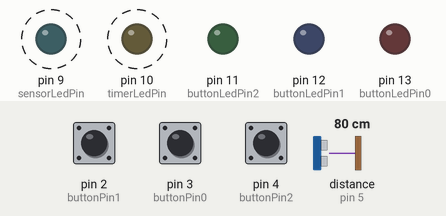
This sketch was run on a simulated Arduino Mega 2560, built with avr-gcc and run on an emulated ATmega2560. On the bench: output pins drawn as LEDs (lit = HIGH). Wiring (from diagram.json): ultrasonic range finder: trigger pin 6; echo pin 5. Dashed ring = blinking. The test bench sets the inputs (shaded band); at power-on: pin 4 (buttonPin2) HIGH, pin 2 (buttonPin1) HIGH, pin 3 (buttonPin0) HIGH, distance to the obstacle (sensor on pin 5) 80 cm. The echo pulse lasts 58.3 µs per cm; pins used as bus, display or sensor lines are not drawn.

Above: at 0.9 s.
1.3 s: pin 4 (buttonPin2) pulled LOW for 3.2 s
At 3.4 s:
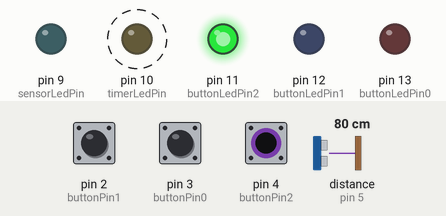
6.0 s: pin 2 (buttonPin1) pulled LOW for 0.15 s
At 6.4 s:
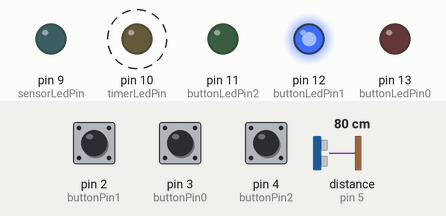
9.0 s: pin 3 (buttonPin0) pulled LOW for 0.15 s
At 9.4 s:
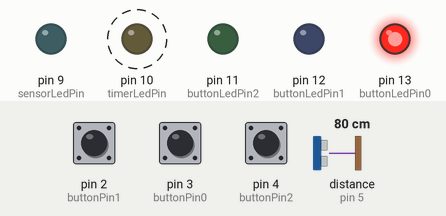
12.0 s: pin 4 (buttonPin2) pulled LOW for 3.2 s
At 15.4 s:
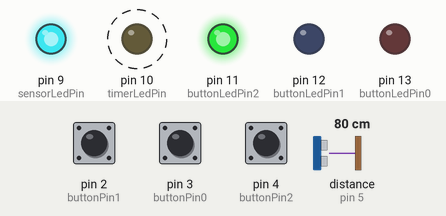
16.7 s: pin 2 (buttonPin1) pulled LOW for 1 s
At 17.51 s:
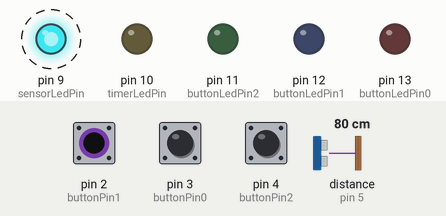
19.7 s: distance to the obstacle (sensor on pin 5) set to 120 cm
At 20.8 s:
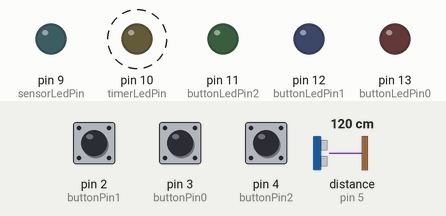
Timing chart, 0 to 23.7 s (numbered marks = the images above; inputs shaded):
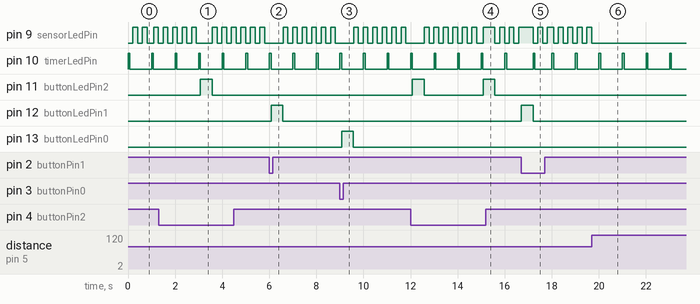

Measured:
- after the input at 1.3 s, pin 11 (buttonLedPin2): LOW → HIGH after 1.8 s, → LOW 0.50 s later
- after the input at 6.0 s, pin 12 (buttonLedPin1): LOW → HIGH after 0.08 s, → LOW 0.50 s later
- after the input at 9.0 s, pin 13 (buttonLedPin0): LOW → HIGH after 0.08 s, → LOW 0.50 s later
- after the input at 12.0 s, pin 11 (buttonLedPin2): alternates HIGH for 0.50 s and LOW for 2.5 s, starting after 0.08 s
- after the input at 16.7 s, pin 12 (buttonLedPin1): LOW → HIGH at once, → LOW 0.50 s later
- after the input at 19.7 s, pin 9 (sensorLedPin): stops changing and stays LOW
- by itself, pin 10 (timerLedPin): alternates HIGH for 0.08 s and LOW for 0.92 s

The sketch:

zadatak1.ino
```cpp
/**
 * @file zadatak1.ino
 *
 * @mainpage Button-LED-Sensor System Example
 *
 * @section description Description
 * This Arduino project controls LEDs based on button presses and sensor data,
 * while using interrupts and debounce logic to ensure accurate button presses.
 *
 * @section hardware Hardware Setup
 * - Button 0 connected to pin 3.
 * - Button 1 connected to pin 2.
 * - Button 2 connected to pin 4.
 * - LEDs connected to pins 13, 12, 11, 10, and 9.
 * - Distance sensor connected to pins 5 (Echo) and 6 (Trig).
 *
 * @section libraries Libraries
 * - Arduino (default Arduino library).
 *
 * @section notes Notes
 * - The project uses debouncing logic for button presses to avoid false triggers.
 * - Timer interrupt is used for periodic actions like LED blinking.
 *
 * @section author Author
 * - Created by Renato Rak on 03/04/2025.
 */

// Libraries
#include <Arduino.h>

// Pin Mapping
const int buttonPin0 = 3;       ///< Pin connected to button 0.
const int buttonPin1 = 2;       ///< Pin connected to button 1.
const int buttonPin2 = 4;       ///< Pin connected to button 2.

const int buttonLedPin0 = 13;   ///< Pin connected to LED for button 0.
const int buttonLedPin1 = 12;   ///< Pin connected to LED for button 1.
const int buttonLedPin2 = 11;   ///< Pin connected to LED for button 2.
const int timerLedPin = 10;     ///< Pin connected to timer LED.
const int sensorLedPin = 9;     ///< Pin connected to sensor LED.

volatile bool isButtonPressed0 = false;  ///< Flag for button 0 press.
volatile bool isButtonPressed1 = false;  ///< Flag for button 1 press.
volatile bool isButtonPressed2 = false;  ///< Flag for button 2 press.

// Debounce configuration
unsigned long lastDebounceTime0 = 0;   ///< Last debounce time for button 0.
unsigned long lastDebounceTime1 = 0;   ///< Last debounce time for button 1.
unsigned long lastDebounceTime2 = 0;   ///< Last debounce time for button 2.
const unsigned long debounceDelay = 3000; ///< Delay for debounce in milliseconds.

// Timer configuration
volatile bool isTimerTriggered = false;  ///< Flag for timer interrupt.

/// Distance sensor configuration
const int echoPin = 5;                ///< Pin connected to Echo of distance sensor.
const int trigPin = 6;                ///< Pin connected to Trig of distance sensor.
const int distanceThreshold = 100;     ///< Distance threshold in cm for sensor.
const int sensorLedBlinkTimeInterval = 200; ///< Blink interval for sensor LED in milliseconds.
volatile long lastSensorBlinkTime = 0; ///< Last time sensor LED blinked.
volatile bool ledState = false;        ///< Current state of the sensor LED.

 /**
  * Interrupt Service Routine (ISR) for button 0 press detection.
  * This function triggers when button 0 is pressed (Falling edge).
  */
void buttonISR0() {
  if (millis() - lastDebounceTime0 > debounceDelay) {
    lastDebounceTime0 = millis();
    isButtonPressed0 = true;
  }
}

/**
 * Interrupt Service Routine (ISR) for button 1 press detection.
 * This function triggers when button 1 is pressed (Falling edge).
 */
void buttonISR1() {
  if (millis() - lastDebounceTime1 > debounceDelay) {
    lastDebounceTime1 = millis();
    isButtonPressed1 = true;
  }
}

/**
 * Timer interrupt handler for periodic tasks.
 * This function is triggered when Timer1 reaches the preset count.
 */
ISR(TIMER1_COMPA_vect) {
  isTimerTriggered = true;
}

/**
 * The setup function is called once at the beginning.
 * It initializes pins, sets up interrupts, and configures the timer.
 */
void setup() {
  Serial.begin(9600);  ///< Initialize serial communication at 9600 baud rate.

  pinMode(buttonPin0, INPUT_PULLUP); ///< Set button pin 0 as input with internal pull-up resistor.
  pinMode(buttonPin1, INPUT_PULLUP); ///< Set button pin 1 as input with internal pull-up resistor.
  pinMode(buttonPin2, INPUT_PULLUP); ///< Set button pin 2 as input with internal pull-up resistor.

  pinMode(buttonLedPin0, OUTPUT);  ///< Set LED pin for button 0 as output.
  pinMode(buttonLedPin1, OUTPUT);  ///< Set LED pin for button 1 as output.
  pinMode(buttonLedPin2, OUTPUT);  ///< Set LED pin for button 2 as output.
  pinMode(timerLedPin, OUTPUT);    ///< Set timer LED pin as output.
  pinMode(sensorLedPin, OUTPUT);   ///< Set sensor LED pin as output.

  pinMode(echoPin, INPUT);  ///< Set Echo pin of distance sensor as input.
  pinMode(trigPin, OUTPUT); ///< Set Trig pin of distance sensor as output.

  attachInterrupt(digitalPinToInterrupt(buttonPin0), buttonISR0, FALLING); ///< Attach interrupt to button 0.
  attachInterrupt(digitalPinToInterrupt(buttonPin1), buttonISR1, FALLING); ///< Attach interrupt to button 1.

  // Timer setup: configure Timer1 for interrupt every 1 second.
  noInterrupts();
  TCCR1A = 0;
  TCCR1B = 0;
  TCNT1  = 0;
  OCR1A = 15624; ///< Timer1 compare value for 1 second interval.
  TCCR1B |= (1 << WGM12);  ///< Configure Timer1 in CTC mode.
  TCCR1B |= (1 << CS12) | (1 << CS10);  ///< Set prescaler to 1024.
  TIMSK1 |= (1 << OCIE1A);  ///< Enable Timer1 compare interrupt.
  interrupts();
}

/**
 * The loop function is called repeatedly after setup.
 * It checks button presses, controls LEDs, and manages the distance sensor.
 */
void loop() {

  // Timer triggered LED blink.
  if (isTimerTriggered) {
    isTimerTriggered = false;
    digitalWrite(timerLedPin, HIGH);
    delay(75);
    digitalWrite(timerLedPin, LOW);
  }

  // Button 2 press detection with debounce.
  if (digitalRead(buttonPin2) == LOW && millis() - lastDebounceTime2 > debounceDelay) {
    isButtonPressed2 = true;
    lastDebounceTime2 = millis();
  }

  // Handle button 0 LED control.
  if (isButtonPressed0) {
    isButtonPressed0 = false;
    digitalWrite(buttonLedPin0, HIGH);
    delay(500);
    digitalWrite(buttonLedPin0, LOW);
  }
  // Handle button 1 LED control.
  else if (isButtonPressed1) {
    isButtonPressed1 = false;
    digitalWrite(buttonLedPin1, HIGH);
    delay(500);
    digitalWrite(buttonLedPin1, LOW);
  }
  // Handle button 2 LED control.
  else if (isButtonPressed2) {
    isButtonPressed2 = false;
    digitalWrite(buttonLedPin2, HIGH);
    delay(500);
    digitalWrite(buttonLedPin2, LOW);
  }

  // Distance sensor reading and LED control.
  long distance = readDistanceCM();

  // If the distance is below the threshold, blink the sensor LED.
  if (distance < distanceThreshold) {
      if (millis() - lastSensorBlinkTime >= sensorLedBlinkTimeInterval) {
          ledState = !ledState;
          digitalWrite(sensorLedPin, ledState ? HIGH : LOW);
          lastSensorBlinkTime = millis();
      }
  } else {
      digitalWrite(sensorLedPin, LOW);  ///< Turn off sensor LED if distance is greater than threshold.
  }
}

/**
 * Reads the distance from the ultrasonic sensor.
 *
 * @return Distance in centimeters.
 */
float readDistanceCM() {
  digitalWrite(trigPin, LOW);
  delayMicroseconds(2);
  digitalWrite(trigPin, HIGH);
  delayMicroseconds(10);
  digitalWrite(trigPin, LOW);
  int duration = pulseIn(echoPin, HIGH);
  if (duration == 0) {
    Serial.println("Nevaljan signal! Ignoriram očitanje.");
    return -1;
  }
  return duration * 0.034 / 2;
}
```
